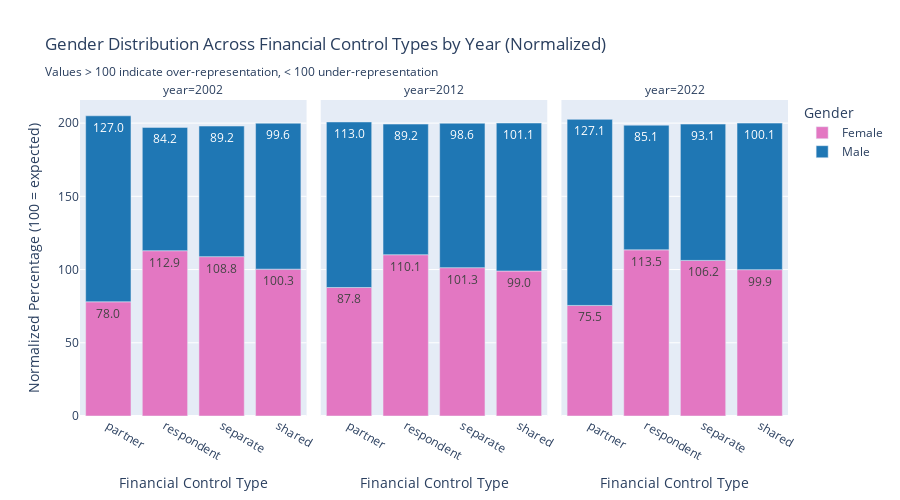

Notebook code for this chart:
### Markdown cell above
## 1. Gender Distribution by Financial Control Type

### Code cell
# Calculate overall gender distribution by year
overall_gender = df_combined.groupby(['year', 'sex']).size().reset_index(name='total_count')
overall_gender['overall_percentage'] = overall_gender.groupby('year')['total_count'].transform(lambda x: x / x.sum() * 100)

# Calculate gender distribution for each income control type by year
control_gender = df_combined.groupby(['year', 'code_income_control', 'sex']).size().reset_index(name='count')
control_gender['percentage'] = control_gender.groupby(['year', 'code_income_control'])['count'].transform(lambda x: x / x.sum() * 100)

# Merge with overall gender distribution
control_gender = control_gender.merge(overall_gender[['year', 'sex', 'overall_percentage']], on=['year', 'sex'])

# Calculate normalized percentage (actual percentage divided by expected percentage)
control_gender['normalized_percentage'] = (control_gender['percentage'] / control_gender['overall_percentage']) * 100

# Create stacked bar chart with normalized values
fig2 = px.bar(control_gender, 
              x='code_income_control', 
              y='normalized_percentage',
              color='sex',
              facet_col='year',
              title='Gender Distribution Across Financial Control Types by Year (Normalized)<br><sub>Values > 100 indicate over-representation, < 100 under-representation</sub>',
              labels={'normalized_percentage': 'Normalized Percentage (100 = expected)', 'code_income_control': 'Financial Control Type', 'sex': 'Gender'},
              color_discrete_map={'Female': '#E377C2', 'Male': '#1F77B4'},
              text='normalized_percentage',
              height=500)

fig2.update_traces(texttemplate='%{text:.1f}', textposition='inside')

### Figure 1 — Plotly figure (JSON) as saved in the notebook; plotly's stock layout.template omitted (floating-point values rounded to 4 significant figures)
{"data": [{"hovertemplate": "Gender=Female<br>year=2002<br>Financial Control Type=%{x}<br>Normalized Percentage (100 = expected)=%{text}<extra></extra>", "legendgroup": "Female", "marker": {"color": "#E377C2", "pattern": {"shape": ""}}, "name": "Female", "orientation": "v", "showlegend": true, "text": [77.99, 112.9, 108.8, 100.3], "textposition": "inside", "texttemplate": "%{text:.1f}", "type": "bar", "x": ["partner", "respondent", "separate", "shared"], "xaxis": "x", "y": [77.99, 112.9, 108.8, 100.3], "yaxis": "y"}, {"hovertemplate": "Gender=Female<br>year=2012<br>Financial Control Type=%{x}<br>Normalized Percentage (100 = expected)=%{text}<extra></extra>", "legendgroup": "Female", "marker": {"color": "#E377C2", "pattern": {"shape": ""}}, "name": "Female", "orientation": "v", "showlegend": false, "text": [87.76, 110.1, 101.3, 99.01], "textposition": "inside", "texttemplate": "%{text:.1f}", "type": "bar", "x": ["partner", "respondent", "separate", "shared"], "xaxis": "x2", "y": [87.76, 110.1, 101.3, 99.01], "yaxis": "y2"}, {"hovertemplate": "Gender=Female<br>year=2022<br>Financial Control Type=%{x}<br>Normalized Percentage (100 = expected)=%{text}<extra></extra>", "legendgroup": "Female", "marker": {"color": "#E377C2", "pattern": {"shape": ""}}, "name": "Female", "orientation": "v", "showlegend": false, "text": [75.51, 113.5, 106.2, 99.93], "textposition": "inside", "texttemplate": "%{text:.1f}", "type": "bar", "x": ["partner", "respondent", "separate", "shared"], "xaxis": "x3", "y": [75.51, 113.5, 106.2, 99.93], "yaxis": "y3"}, {"hovertemplate": "Gender=Male<br>year=2002<br>Financial Control Type=%{x}<br>Normalized Percentage (100 = expected)=%{text}<extra></extra>", "legendgroup": "Male", "marker": {"color": "#1F77B4", "pattern": {"shape": ""}}, "name": "Male", "orientation": "v", "showlegend": true, "text": [127.0, 84.21, 89.16, 99.65], "textposition": "inside", "texttemplate": "%{text:.1f}", "type": "bar", "x": ["partner", "respondent", "separate", "shared"], "xaxis": "x", "y": [127.0, 84.21, 89.16, 99.65], "yaxis": "y"}, {"hovertemplate": "Gender=Male<br>year=2012<br>Financial Control Type=%{x}<br>Normalized Percentage (100 = expected)=%{text}<extra></extra>", "legendgroup": "Male", "marker": {"color": "#1F77B4", "pattern": {"shape": ""}}, "name": "Male", "orientation": "v", "showlegend": false, "text": [113.0, 89.19, 98.62, 101.1], "textposition": "inside", "texttemplate": "%{text:.1f}", "type": "bar", "x": ["partner", "respondent", "separate", "shared"], "xaxis": "x2", "y": [113.0, 89.19, 98.62, 101.1], "yaxis": "y2"}, {"hovertemplate": "Gender=Male<br>year=2022<br>Financial Control Type=%{x}<br>Normalized Percentage (100 = expected)=%{text}<extra></extra>", "legendgroup": "Male", "marker": {"color": "#1F77B4", "pattern": {"shape": ""}}, "name": "Male", "orientation": "v", "showlegend": false, "text": [127.1, 85.12, 93.1, 100.1], "textposition": "inside", "texttemplate": "%{text:.1f}", "type": "bar", "x": ["partner", "respondent", "separate", "shared"], "xaxis": "x3", "y": [127.1, 85.12, 93.1, 100.1], "yaxis": "y3"}], "layout": {"annotations": [{"font": {}, "showarrow": false, "text": "year=2002", "x": 0.16, "xanchor": "center", "xref": "paper", "y": 1, "yanchor": "bottom", "yref": "paper"}, {"font": {}, "showarrow": false, "text": "year=2012", "x": 0.5, "xanchor": "center", "xref": "paper", "y": 1, "yanchor": "bottom", "yref": "paper"}, {"font": {}, "showarrow": false, "text": "year=2022", "x": 0.84, "xanchor": "center", "xref": "paper", "y": 1, "yanchor": "bottom", "yref": "paper"}], "barmode": "relative", "height": 500, "legend": {"title": {"text": "Gender"}, "tracegroupgap": 0}, "title": {"text": "Gender Distribution Across Financial Control Types by Year (Normalized)<br><sub>Values > 100 indicate over-representation, < 100 under-representation</sub>"}, "xaxis": {"anchor": "y", "domain": [0, 0.32], "title": {"text": "Financial Control Type"}}, "xaxis2": {"anchor": "y2", "domain": [0.34, 0.66], "matches": "x", "title": {"text": "Financial Control Type"}}, "xaxis3": {"anchor": "y3", "domain": [0.68, 1.0], "matches": "x", "title": {"text": "Financial Control Type"}}, "yaxis": {"anchor": "x", "domain": [0, 1], "title": {"text": "Normalized Percentage (100 = expected)"}}, "yaxis2": {"anchor": "x2", "domain": [0, 1], "matches": "y", "showticklabels": false}, "yaxis3": {"anchor": "x3", "domain": [0, 1], "matches": "y", "showticklabels": false}}}
